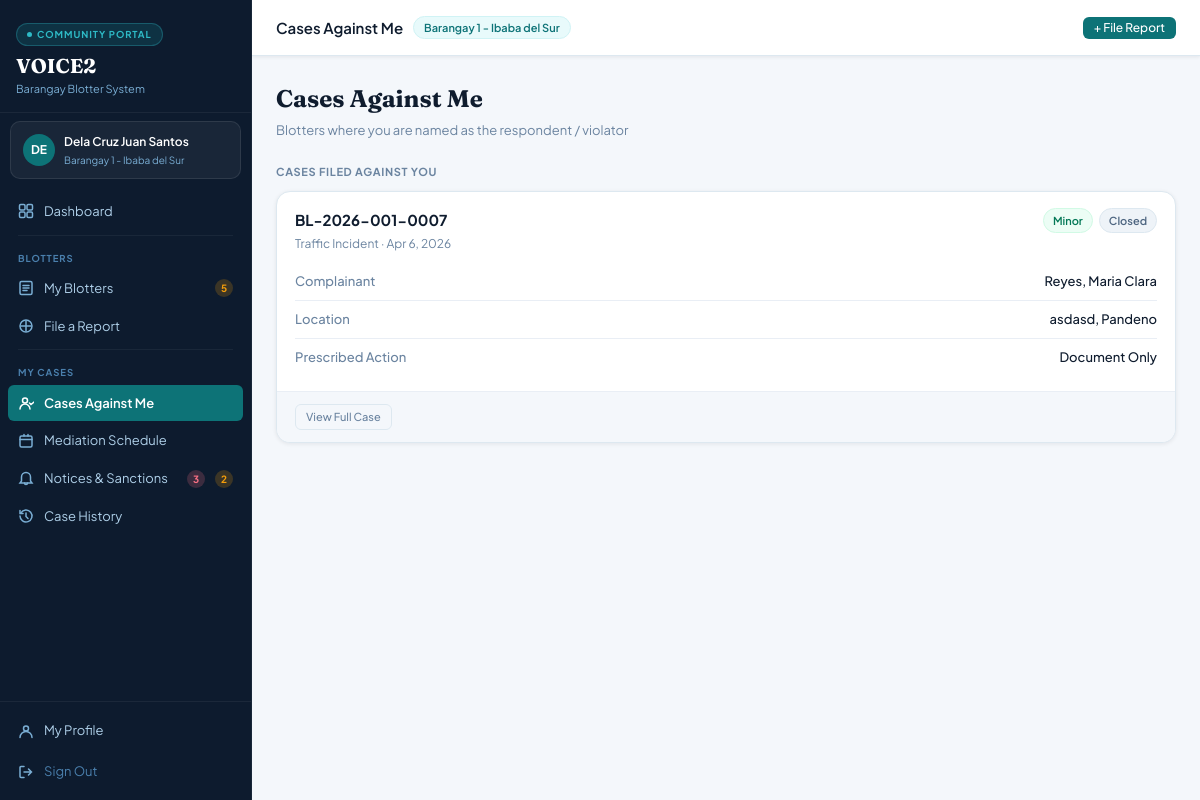
The app's page /community-portal/index.php?page=assigned-cases (signed in) with its own data.
### tables this page shows
CREATE TABLE `barangays` (
  `id` int(10) UNSIGNED NOT NULL,
  `name` varchar(120) NOT NULL,
  `municipality` varchar(120) NOT NULL,
  `province` varchar(120) DEFAULT NULL,
  `psgc_code` varchar(20) DEFAULT NULL,
  `contact_no` varchar(20) DEFAULT NULL,
  `email` varchar(120) DEFAULT NULL,
  `address` text DEFAULT NULL,
  `captain_name` varchar(120) DEFAULT NULL,
  `is_active` tinyint(1) NOT NULL DEFAULT 1,
  `created_at` datetime NOT NULL DEFAULT current_timestamp(),
  `updated_at` datetime NOT NULL DEFAULT current_timestamp() ON UPDATE current_timestamp()
);

CREATE TABLE `blotters` (
  `id` int(10) UNSIGNED NOT NULL,
  `case_number` varchar(30) NOT NULL,
  `barangay_id` int(10) UNSIGNED NOT NULL,
  `complainant_user_id` int(10) UNSIGNED DEFAULT NULL,
  `respondent_user_id` int(10) UNSIGNED DEFAULT NULL,
  `complainant_name` varchar(200) NOT NULL,
  `complainant_contact` varchar(20) DEFAULT NULL,
  `complainant_address` text DEFAULT NULL,
  `respondent_name` varchar(200) NOT NULL DEFAULT 'Unknown',
  `respondent_contact` varchar(20) DEFAULT NULL,
  `respondent_address` text DEFAULT NULL,
  `incident_type` varchar(100) NOT NULL,
  `violation_level` enum('minor','moderate','serious','critical') NOT NULL,
  `incident_date` date NOT NULL,
  `incident_time` time DEFAULT NULL,
  `incident_location` text DEFAULT NULL,
  `incident_lat` decimal(10,7) DEFAULT NULL,
  `incident_lng` decimal(10,7) DEFAULT NULL,
  `narrative` text DEFAULT NULL,
  `prescribed_action` enum('document_only','mediation','refer_barangay','refer_police','refer_vawc','escalate_municipality','pending') NOT NULL DEFAULT 'pending',
  `status` enum('pending_review','active','mediation_set','escalated','resolved','closed','transferred','dismissed','cfa_issued','repudiated') NOT NULL DEFAULT 'pending_review',
  `assigned_officer_id` int(10) UNSIGNED DEFAULT NULL,
  `filed_by_user_id` int(10) UNSIGNED DEFAULT NULL,
  `remarks` text DEFAULT NULL,
  `complainant_missed` tinyint(3) UNSIGNED NOT NULL DEFAULT 0 COMMENT 'How many mediation sessions complainant missed',
  `respondent_missed` tinyint(3) UNSIGNED NOT NULL DEFAULT 0 COMMENT 'How many mediation sessions respondent missed',
  `created_at` datetime NOT NULL DEFAULT current_timestamp(),
  `updated_at` datetime NOT NULL DEFAULT current_timestamp() ON UPDATE current_timestamp()
);

### connection/connect.php (called while the page is built, shortened)
<?php
function currentUser(): array {
    return [
        'id'         => $_SESSION['user_id']   ?? null,
        'name'       => $_SESSION['user_name'] ?? null,
        'role'       => $_SESSION['user_role'] ?? null,
        'barangay_id'=> $_SESSION['barangay_id'] ?? null,
    ];
}
function e(string $str): string {
    return htmlspecialchars($str, ENT_QUOTES, 'UTF-8');
}

### community-portal/pages/assigned-cases.php (the view, shortened to what this page needs)
<?php
$uid  = (int)$user['id'];
$bid  = (int)$user['barangay_id'];
$uname = $user['name'] ?? '';
$direct_cases = [];
try {
    $direct_cases = $pdo->query("
        SELECT b.*,
               (SELECT COUNT(*) FROM mediation_schedules ms WHERE ms.blotter_id=b.id AND ms.status='scheduled' AND ms.hearing_date>=CURDATE()) AS upcoming_med
        FROM blotters b
        WHERE b.barangay_id=$bid AND b.respondent_user_id=$uid
        ORDER BY b.created_at DESC
    ")->fetchAll();
} catch (PDOException $e) {}
$name_cases = [];
if ($uname) {
    try {
        $parts = array_filter(preg_split('/[\s,]+/', $uname), fn($p) => strlen($p) > 2);
        $likes = [];
        foreach ($parts as $part) {
            $likes[] = "b.respondent_name LIKE '%" . addslashes($part) . "%'";
        }
        $name_cond = !empty($likes) ? '(' . implode(' AND ', $likes) . ')' : '1=0';
        $exclude_ids = !empty($direct_cases) ? 'AND b.id NOT IN (' . implode(',', array_column($direct_cases,'id')) . ')' : '';
        $name_cases = $pdo->query("
            SELECT b.*,
                   (SELECT COUNT(*) FROM mediation_schedules ms WHERE ms.blotter_id=b.id AND ms.status='scheduled' AND ms.hearing_date>=CURDATE()) AS upcoming_med
            FROM blotters b
            WHERE b.barangay_id=$bid
              AND b.respondent_user_id IS NULL
              AND $name_cond
              $exclude_ids
            ORDER BY b.created_at DESC
        ")->fetchAll();
    } catch (PDOException $e) {}
}
$case_per = 5;
$direct_total = count($direct_cases);
$direct_pg = max(1, (int)($_GET['direct_pg'] ?? 1));
$direct_pages = max(1, (int)ceil($direct_total / $case_per));
$direct_pg = min($direct_pg, $direct_pages);
$direct_off = ($direct_pg - 1) * $case_per;
$direct_cases_page = array_slice($direct_cases, $direct_off, $case_per);
$lm = ['minor'=>'ch-green','moderate'=>'ch-amber','serious'=>'ch-rose','critical'=>'ch-violet'];
$sm = ['pending_review'=>'ch-amber','active'=>'ch-teal','mediation_set'=>'ch-navy','resolved'=>'ch-green','closed'=>'ch-slate','escalated'=>'ch-rose','transferred'=>'ch-slate','dismissed'=>'ch-slate','cfa_issued'=>'ch-violet'];
$total = count($direct_cases) + count($name_cases);
?>
<div class="page-hdr">
  <div class="page-hdr-left">
    <h2>Cases Against Me</h2>
    <p>Blotters where you are named as the respondent / violator</p>
  </div>
</div>
<?php if ($total === 0): ?>
  <div class="empty-state"><div class="es-icon">✅</div><div class="es-title">No cases on record</div><div class="es-sub">You have no active violations or cases filed against you.</div></div>
<?php else: ?>
<?php if (!empty($direct_cases)): ?>
<div style="font-size:11px;font-weight:700;letter-spacing:.06em;text-transform:uppercase;color:var(--ink-400);margin-bottom:10px">
  Cases Filed Against You
</div>
<div style="display:flex;flex-direction:column;gap:10px;margin-bottom:22px">
  <?php foreach ($direct_cases_page as $b): ?>
  <div class="card">
    <div class="card-body" style="padding:16px 18px">
      <div style="display:flex;justify-content:space-between;align-items:flex-start;margin-bottom:10px;gap:10px">
        <div>
          <div style="font-size:15px;font-weight:700;color:var(--ink-900)"><?= e($b['case_number']) ?></div>
          <div style="font-size:12px;color:var(--ink-400);margin-top:2px"><?= e($b['incident_type']) ?> · <?= date('M j, Y',strtotime($b['incident_date'])) ?></div>
        </div>
        <div style="display:flex;gap:6px;flex-wrap:wrap">
          <span class="chip <?= $lm[$b['violation_level']]??'ch-slate' ?>"><?= ucfirst($b['violation_level']) ?></span>
          <span class="chip <?= $sm[$b['status']]??'ch-slate' ?>"><?= ucwords(str_replace('_',' ',$b['status'])) ?></span>
        </div>
      </div>
      <div class="dr"><span class="dr-lbl">Complainant</span><span class="dr-val"><?= e($b['complainant_name']) ?></span></div>
      <div class="dr"><span class="dr-lbl">Location</span><span class="dr-val"><?= e($b['incident_location']?:'—') ?></span></div>
      <div class="dr"><span class="dr-lbl">Prescribed Action</span><span class="dr-val"><?= e(ucwords(str_replace('_',' ',$b['prescribed_action']??'pending'))) ?></span></div>
    </div>
    <div class="card-foot" style="display:flex;gap:8px">
      <button class="act-btn" onclick="viewBlotter(<?= $b['id'] ?>)">View Full Case</button>
    </div>
  </div>
  <?php endforeach; ?>
</div>
<?php endif; ?>
<?php endif;  ?>

### community-portal/index.php (shortened to what this page needs)
<?php
require_once '../connection/auth.php';
$user = currentUser();
$allowed = ['dashboard','my-blotters','file-report','assigned-cases','mediation','notices','history','profile'];
$page    = (isset($_GET['page']) && in_array($_GET['page'], $allowed)) ? $_GET['page'] : 'dashboard';
$titles = [
    'dashboard'      => 'Dashboard',
    'my-blotters'    => 'My Blotters',
    'file-report'    => 'File a Report',
    'assigned-cases' => 'Cases Against Me',
    'mediation'      => 'Mediation Schedule',
    'notices'        => 'Notices & Sanctions',
    'history'        => 'Case History',
    'profile'        => 'My Profile',
];
$uid = (int)$user['id'];
$bid = (int)$user['barangay_id'];
$bgy_name = 'Your Barangay';
try {
    $s = $pdo->prepare("SELECT name FROM barangays WHERE id = ? LIMIT 1");
    $s->execute([$bid]);
    $bgy_name = $s->fetchColumn() ?: $bgy_name;
} catch (PDOException $e) {}
$badge_blotters = $badge_cases = $badge_notices = $badge_med = $badge_sanctions = 0;
try {
    $uname = trim($user['name'] ?? '');
    $name_parts = array_filter(preg_split('/[\s,]+/', $uname), fn($p) => strlen($p) > 2);
    $name_likes = [];
    foreach ($name_parts as $part) {
        $name_likes[] = 'b.respondent_name LIKE ' . $pdo->quote('%' . $part . '%');
    }
    $name_match_sql = $name_likes ? '(' . implode(' AND ', $name_likes) . ')' : '1=0';
    $respondent_scope_sql = "(b.respondent_user_id=$uid OR (b.respondent_user_id IS NULL AND $name_match_sql))";
    $badge_blotters = (int)$pdo->query("SELECT COUNT(*) FROM blotters WHERE complainant_user_id=$uid")->fetchColumn();
    $badge_notices = (int)$pdo->query("SELECT COUNT(*) FROM party_notifications WHERE recipient_user_id=$uid AND read_at IS NULL AND status IN ('pending','sent')")->fetchColumn();
    $badge_penalties = (int)$pdo->query("
        SELECT COUNT(DISTINCT p.id)
        FROM penalties p
        JOIN blotters b ON b.id = p.blotter_id
        WHERE b.barangay_id = $bid
          AND (
            (p.missed_party IN ('respondent','both') AND $respondent_scope_sql)
            OR (p.missed_party IN ('complainant','both') AND b.complainant_user_id = $uid)
          )
    ")->fetchColumn();
    $badge_event_sanctions = (int)$pdo->query("
        SELECT COUNT(*) FROM (
            SELECT CONCAT('missed_resp:', ms.id) AS sanction_key
            FROM mediation_schedules ms
            JOIN blotters b ON b.id = ms.blotter_id
            WHERE b.barangay_id = $bid
              AND ms.missed_session = 1
              AND ms.no_show_by IN ('respondent','both')
              AND $respondent_scope_sql
            UNION
            SELECT CONCAT('missed_comp:', ms.id) AS sanction_key
            FROM mediation_schedules ms
            JOIN blotters b ON b.id = ms.blotter_id
            WHERE b.barangay_id = $bid
              AND b.complainant_user_id = $uid
              AND ms.missed_session = 1
              AND ms.no_show_by IN ('complainant','both')
            UNION
            SELECT CONCAT('referred_resp:', b.id) AS sanction_key
            FROM blotters b
            WHERE b.barangay_id = $bid
              AND $respondent_scope_sql
              AND (
                b.prescribed_action IN ('refer_police','refer_vawc','escalate_municipality')
                OR b.status IN ('escalated','cfa_issued','transferred')
              )
            UNION
            SELECT CONCAT('referred_comp:', b.id) AS sanction_key
            FROM blotters b
            WHERE b.barangay_id = $bid
              AND b.complainant_user_id = $uid
              AND (
                b.prescribed_action IN ('refer_police','refer_vawc','escalate_municipality')
                OR b.status IN ('escalated','cfa_issued','transferred')
              )
            UNION
            SELECT CONCAT('dismissed_comp:', b.id) AS sanction_key
            FROM blotters b
            WHERE b.barangay_id = $bid
              AND b.complainant_user_id = $uid
              AND b.status = 'dismissed'
            UNION
            SELECT CONCAT('dismissed_resp:', b.id) AS sanction_key
            FROM blotters b
            WHERE b.barangay_id = $bid
              AND $respondent_scope_sql
              AND b.status = 'dismissed'
        ) sanctions
    ")->fetchColumn();
    $badge_sanctions = $badge_penalties + $badge_event_sanctions;
} catch (PDOException $e) {}
?>
<!DOCTYPE html>
<html lang="en">
<head>
  <link rel="stylesheet" href="css/styles.css">
</head>
<body>
<div class="app">
  <aside class="sidebar">
    <div class="sb-brand">
      <div class="sb-pill"><div class="sb-dot"></div><span>Community Portal</span></div>
      <div class="sb-name">VOICE2</div>
      <div class="sb-sub">Barangay Blotter System</div>
    </div>
    <div class="user-chip">
      <div class="user-av"><?= strtoupper(substr($user['name'] ?? 'U', 0, 2)) ?></div>
      <div>
        <div class="user-nm"><?= e($user['name'] ?? 'Resident') ?></div>
        <div class="user-bgy"><?= e($bgy_name) ?></div>
      </div>
    </div>
    <nav>
      <a class="nav-a <?= $page==='dashboard'?'active':'' ?>" href="?page=dashboard">
        <span class="nav-lbl">Dashboard</span>
      </a>
      <div class="nav-hr"></div>
      <div class="nav-sec">Blotters</div>
      <a class="nav-a <?= $page==='my-blotters'?'active':'' ?>" href="?page=my-blotters">
        <svg class="nav-ic" viewBox="0 0 16 16" fill="none" stroke="currentColor" stroke-width="1.5" stroke-linecap="round"><rect x="2" y="1.5" width="12" height="13" rx="1.5"/><path d="M5 5.5h6M5 8h6M5 10.5h4"/></svg>
        <span class="nav-lbl">My Blotters</span>
        <?php if ($badge_blotters > 0): ?><span class="nav-badge nb-amber"><?= $badge_blotters ?></span><?php endif; ?>
      </a>
      <a class="nav-a <?= $page==='file-report'?'active':'' ?>" href="?page=file-report">
        <svg class="nav-ic" viewBox="0 0 16 16" fill="none" stroke="currentColor" stroke-width="1.5" stroke-linecap="round"><path d="M8 3v10M3 8h10"/><circle cx="8" cy="8" r="6"/></svg>
        <span class="nav-lbl">File a Report</span>
      </a>
      <div class="nav-hr"></div>
      <div class="nav-sec">My Cases</div>
      <a class="nav-a <?= $page==='assigned-cases'?'active':'' ?>" href="?page=assigned-cases">
        <svg class="nav-ic" viewBox="0 0 16 16" fill="none" stroke="currentColor" stroke-width="1.5" stroke-linecap="round"><circle cx="7" cy="5.5" r="2.5"/><path d="M2 14c0-3 2.5-5 5-5s5 2.2 5 5"/><path d="M11.5 8l1.5 1.5L16 7" stroke-width="1.5"/></svg>
        <span class="nav-lbl">Cases Against Me</span>
      </a>
      <a class="nav-a <?= $page==='mediation'?'active':'' ?>" href="?page=mediation">
        <svg class="nav-ic" viewBox="0 0 16 16" fill="none" stroke="currentColor" stroke-width="1.5" stroke-linecap="round"><rect x="2" y="3" width="12" height="11" rx="1.5"/><path d="M2 6.5h12M6 3V1.5M10 3V1.5"/></svg>
        <span class="nav-lbl">Mediation Schedule</span>
      </a>
      <a class="nav-a <?= $page==='notices'?'active':'' ?>" href="?page=notices">
        <svg class="nav-ic" viewBox="0 0 16 16" fill="none" stroke="currentColor" stroke-width="1.5" stroke-linecap="round"><path d="M8 1.5C5.5 1.5 3.5 3.5 3.5 6v4L2 12h12l-1.5-2V6C12.5 3.5 10.5 1.5 8 1.5z"/><path d="M6.5 12a1.5 1.5 0 0 0 3 0"/></svg>
        <span class="nav-lbl">Notices & Sanctions</span>
        <?php if ($badge_notices > 0): ?><span class="nav-badge nb-rose" title="Unread notices"><?= $badge_notices ?></span><?php endif; ?>
        <?php if ($badge_sanctions > 0): ?><span class="nav-badge nb-amber" title="Sanctions"><?= $badge_sanctions ?></span><?php endif; ?>
      </a>
      <a class="nav-a <?= $page==='history'?'active':'' ?>" href="?page=history">
        <svg class="nav-ic" viewBox="0 0 16 16" fill="none" stroke="currentColor" stroke-width="1.5" stroke-linecap="round"><path d="M2 8a6 6 0 1 0 .9-3.2"/><path d="M2 2.5V5.5h3"/><path d="M8 5v3.5l2 2"/></svg>
        <span class="nav-lbl">Case History</span>
      </a>
    </nav>
    <div class="sb-foot">
      <a class="nav-a <?= $page==='profile'?'active':'' ?>" href="?page=profile" style="margin-bottom:4px">
        <svg class="nav-ic" viewBox="0 0 16 16" fill="none" stroke="currentColor" stroke-width="1.5" stroke-linecap="round"><circle cx="8" cy="5.5" r="2.5"/><path d="M2 14.5c0-3.3 2.7-6 6-6s6 2.7 6 6"/></svg>
        <span class="nav-lbl">My Profile</span>
      </a>
      <a class="logout-row" href="../connection/logout.php">
        <svg class="nav-ic" viewBox="0 0 16 16" fill="none" stroke="currentColor" stroke-width="1.5" stroke-linecap="round"><path d="M6 13.5H3a1 1 0 0 1-1-1v-9a1 1 0 0 1 1-1h3"/><path d="M10.5 11l3-3-3-3M13.5 8H6"/></svg>
        <span>Sign Out</span>
      </a>
    </div>
  </aside>
  <div class="main">
    <div class="topbar">
      <div class="topbar-left">
        <span class="topbar-title"><?= e($titles[$page]) ?></span>
        <span class="topbar-badge"><?= e($bgy_name) ?></span>
      </div>
      <div class="topbar-actions">
        <a href="?page=file-report" class="btn btn-primary btn-sm">+ File Report</a>
      </div>
    </div>
    <div class="content">
      <?php include "pages/{$page}.php"; ?>
    </div>
  </div>
</div>
</body>
</html>

### records on screen
barangays: name "Barangay 1 - Ibaba del Sur"
blotters: case_number "BL-2026-001-0007", incident_type "Traffic Incident", incident_date "Apr 6, 2026", violation_level "Minor", status "Closed", complainant_name "Reyes, Maria Clara", incident_location "asdasd, Pandeno", prescribed_action "Document Only"

### other values on screen
substr($user['name'] ?? 'U', 0, 2) "DE"
$user['name'] "Dela Cruz Juan Santos"
$badge_blotters "5"
$badge_notices "3"
$badge_sanctions "2"
$titles[$page] "Cases Against Me"
